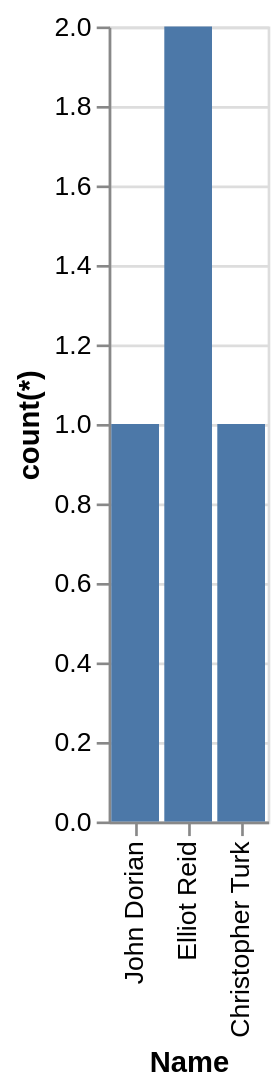

Write a Vega-Lite specification for this figure.
### Vega-Lite specification from a JSON file in a GitHub repository (floating-point values rounded to 4 significant figures)
{"data": {"values": [{"x_data": "John Dorian", "y_data": 1}, {"x_data": "Elliot Reid", "y_data": 2}, {"x_data": "Christopher Turk", "y_data": 1}]}, "mark": "bar", "encoding": {"x": {"field": "x_data", "type": "nominal", "title": "Name", "sort": "descending"}, "y": {"field": "y_data", "type": "quantitative", "title": "count(*)"}}}
